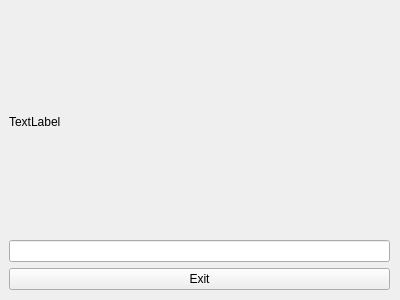
<?xml version="1.0" encoding="UTF-8"?>
<ui version="4.0">
 <class>MyForm</class>
 <widget class="QWidget" name="MyForm">
  <property name="geometry">
   <rect>
    <x>0</x>
    <y>0</y>
    <width>400</width>
    <height>300</height>
   </rect>
  </property>
  <property name="windowTitle">
   <string>Form</string>
  </property>
  <widget class="QWidget" name="gridLayoutWidget">
   <property name="geometry">
    <rect>
     <x>9</x>
     <y>9</y>
     <width>381</width>
     <height>281</height>
    </rect>
   </property>
   <layout class="QGridLayout" name="gridLayout">
    <item row="1" column="1">
     <widget class="MyLineEdit" name="lineEdit"/>
    </item>
    <item row="2" column="1">
     <widget class="QPushButton" name="bttExit">
      <property name="text">
       <string>Exit</string>
      </property>
     </widget>
    </item>
    <item row="0" column="1">
     <widget class="QLabel" name="label">
      <property name="text">
       <string>TextLabel</string>
      </property>
     </widget>
    </item>
   </layout>
  </widget>
 </widget>
 <customwidgets>
  <customwidget>
   <class>MyLineEdit</class>
   <extends>QLineEdit</extends>
   <header>mylineedit.h</header>
   <slots>
    <signal>returnPressed(QString)</signal>
    <slot>trataReturn()</slot>
   </slots>
  </customwidget>
 </customwidgets>
 <resources/>
 <connections>
  <connection>
   <sender>lineEdit</sender>
   <signal>returnPressed(QString)</signal>
   <receiver>label</receiver>
   <slot>setText(QString)</slot>
   <hints>
    <hint type="sourcelabel">
     <x>199</x>
     <y>245</y>
    </hint>
    <hint type="destinationlabel">
     <x>199</x>
     <y>118</y>
    </hint>
   </hints>
  </connection>
  <connection>
   <sender>bttExit</sender>
   <signal>clicked()</signal>
   <receiver>MyForm</receiver>
   <slot>close()</slot>
   <hints>
    <hint type="sourcelabel">
     <x>199</x>
     <y>276</y>
    </hint>
    <hint type="destinationlabel">
     <x>199</x>
     <y>149</y>
    </hint>
   </hints>
  </connection>
 </connections>
</ui>
